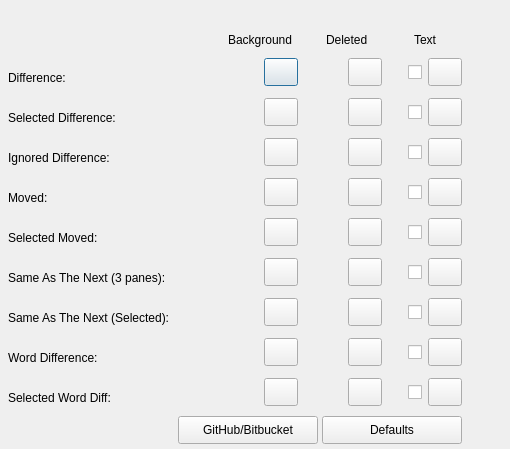
<?xml version="1.0" encoding="UTF-8"?>
<ui version="4.0">
 <class>QPropMergeColors</class>
 <widget class="QDialog" name="QPropMergeColors">
  <property name="geometry">
   <rect>
    <x>0</x>
    <y>0</y>
    <width>510</width>
    <height>449</height>
   </rect>
  </property>
  <property name="windowTitle">
   <string>Colors</string>
  </property>
  <widget class="QLabel" name="IDC_STATIC_BACKGROUND">
   <property name="geometry">
    <rect>
     <x>228</x>
     <y>30</y>
     <width>100</width>
     <height>20</height>
    </rect>
   </property>
   <property name="inputMethodHints">
    <set>Qt::ImhMultiLine</set>
   </property>
   <property name="text">
    <string>Background</string>
   </property>
   <property name="wordWrap">
    <bool>true</bool>
   </property>
  </widget>
  <widget class="QLabel" name="IDC_STATIC_DELETED">
   <property name="geometry">
    <rect>
     <x>326</x>
     <y>30</y>
     <width>76</width>
     <height>20</height>
    </rect>
   </property>
   <property name="inputMethodHints">
    <set>Qt::ImhMultiLine</set>
   </property>
   <property name="text">
    <string>Deleted</string>
   </property>
   <property name="wordWrap">
    <bool>true</bool>
   </property>
  </widget>
  <widget class="QLabel" name="IDC_STATIC_TEXT">
   <property name="geometry">
    <rect>
     <x>414</x>
     <y>30</y>
     <width>58</width>
     <height>20</height>
    </rect>
   </property>
   <property name="inputMethodHints">
    <set>Qt::ImhMultiLine</set>
   </property>
   <property name="text">
    <string>Text</string>
   </property>
   <property name="wordWrap">
    <bool>true</bool>
   </property>
  </widget>
  <widget class="QLabel" name="IDC_STATIC_DIFF">
   <property name="geometry">
    <rect>
     <x>8</x>
     <y>58</y>
     <width>224</width>
     <height>40</height>
    </rect>
   </property>
   <property name="inputMethodHints">
    <set>Qt::ImhMultiLine</set>
   </property>
   <property name="text">
    <string>Difference:</string>
   </property>
   <property name="wordWrap">
    <bool>true</bool>
   </property>
  </widget>
  <widget class="QPushButton" name="IDC_DIFFERENCE_COLOR">
   <property name="geometry">
    <rect>
     <x>264</x>
     <y>58</y>
     <width>34</width>
     <height>28</height>
    </rect>
   </property>
  </widget>
  <widget class="QPushButton" name="IDC_DIFFERENCE_DELETED_COLOR">
   <property name="geometry">
    <rect>
     <x>348</x>
     <y>58</y>
     <width>34</width>
     <height>28</height>
    </rect>
   </property>
  </widget>
  <widget class="QCheckBox" name="IDC_DIFFERENCE_USE_TEXT_COLOR">
   <property name="geometry">
    <rect>
     <x>408</x>
     <y>58</y>
     <width>20</width>
     <height>28</height>
    </rect>
   </property>
  </widget>
  <widget class="QPushButton" name="IDC_DIFFERENCE_TEXT_COLOR">
   <property name="geometry">
    <rect>
     <x>428</x>
     <y>58</y>
     <width>34</width>
     <height>28</height>
    </rect>
   </property>
  </widget>
  <widget class="QLabel" name="IDC_STATIC_SEL_DIFF">
   <property name="geometry">
    <rect>
     <x>8</x>
     <y>98</y>
     <width>224</width>
     <height>40</height>
    </rect>
   </property>
   <property name="inputMethodHints">
    <set>Qt::ImhMultiLine</set>
   </property>
   <property name="text">
    <string>Selected Difference:</string>
   </property>
   <property name="wordWrap">
    <bool>true</bool>
   </property>
  </widget>
  <widget class="QPushButton" name="IDC_SEL_DIFFERENCE_COLOR">
   <property name="geometry">
    <rect>
     <x>264</x>
     <y>98</y>
     <width>34</width>
     <height>28</height>
    </rect>
   </property>
  </widget>
  <widget class="QPushButton" name="IDC_SEL_DIFFERENCE_DELETED_COLOR">
   <property name="geometry">
    <rect>
     <x>348</x>
     <y>98</y>
     <width>34</width>
     <height>28</height>
    </rect>
   </property>
  </widget>
  <widget class="QCheckBox" name="IDC_SEL_DIFFERENCE_USE_TEXT_COLOR">
   <property name="geometry">
    <rect>
     <x>408</x>
     <y>98</y>
     <width>20</width>
     <height>28</height>
    </rect>
   </property>
  </widget>
  <widget class="QPushButton" name="IDC_SEL_DIFFERENCE_TEXT_COLOR">
   <property name="geometry">
    <rect>
     <x>428</x>
     <y>98</y>
     <width>34</width>
     <height>28</height>
    </rect>
   </property>
  </widget>
  <widget class="QLabel" name="IDC_STATIC_IGNORED_DIFF">
   <property name="geometry">
    <rect>
     <x>8</x>
     <y>138</y>
     <width>224</width>
     <height>40</height>
    </rect>
   </property>
   <property name="inputMethodHints">
    <set>Qt::ImhMultiLine</set>
   </property>
   <property name="text">
    <string>Ignored Difference:</string>
   </property>
   <property name="wordWrap">
    <bool>true</bool>
   </property>
  </widget>
  <widget class="QPushButton" name="IDC_TRIVIAL_DIFF_COLOR">
   <property name="geometry">
    <rect>
     <x>264</x>
     <y>138</y>
     <width>34</width>
     <height>28</height>
    </rect>
   </property>
  </widget>
  <widget class="QPushButton" name="IDC_TRIVIAL_DIFF_DELETED_COLOR">
   <property name="geometry">
    <rect>
     <x>348</x>
     <y>138</y>
     <width>34</width>
     <height>28</height>
    </rect>
   </property>
  </widget>
  <widget class="QCheckBox" name="IDC_TRIVIAL_DIFF_USE_TEXT_COLOR">
   <property name="geometry">
    <rect>
     <x>408</x>
     <y>138</y>
     <width>20</width>
     <height>28</height>
    </rect>
   </property>
  </widget>
  <widget class="QPushButton" name="IDC_TRIVIAL_DIFF_TEXT_COLOR">
   <property name="geometry">
    <rect>
     <x>428</x>
     <y>138</y>
     <width>34</width>
     <height>28</height>
    </rect>
   </property>
  </widget>
  <widget class="QLabel" name="IDC_STATIC_MOVED">
   <property name="geometry">
    <rect>
     <x>8</x>
     <y>178</y>
     <width>224</width>
     <height>40</height>
    </rect>
   </property>
   <property name="inputMethodHints">
    <set>Qt::ImhMultiLine</set>
   </property>
   <property name="text">
    <string>Moved:</string>
   </property>
   <property name="wordWrap">
    <bool>true</bool>
   </property>
  </widget>
  <widget class="QPushButton" name="IDC_MOVEDBLOCK_COLOR">
   <property name="geometry">
    <rect>
     <x>264</x>
     <y>178</y>
     <width>34</width>
     <height>28</height>
    </rect>
   </property>
  </widget>
  <widget class="QPushButton" name="IDC_MOVEDBLOCK_DELETED_COLOR">
   <property name="geometry">
    <rect>
     <x>348</x>
     <y>178</y>
     <width>34</width>
     <height>28</height>
    </rect>
   </property>
  </widget>
  <widget class="QCheckBox" name="IDC_MOVEDBLOCK_USE_TEXT_COLOR">
   <property name="geometry">
    <rect>
     <x>408</x>
     <y>178</y>
     <width>20</width>
     <height>28</height>
    </rect>
   </property>
  </widget>
  <widget class="QPushButton" name="IDC_MOVEDBLOCK_TEXT_COLOR">
   <property name="geometry">
    <rect>
     <x>428</x>
     <y>178</y>
     <width>34</width>
     <height>28</height>
    </rect>
   </property>
  </widget>
  <widget class="QLabel" name="IDC_STATIC_ELECTED_MOVE">
   <property name="geometry">
    <rect>
     <x>8</x>
     <y>218</y>
     <width>224</width>
     <height>40</height>
    </rect>
   </property>
   <property name="inputMethodHints">
    <set>Qt::ImhMultiLine</set>
   </property>
   <property name="text">
    <string>Selected Moved:</string>
   </property>
   <property name="wordWrap">
    <bool>true</bool>
   </property>
  </widget>
  <widget class="QPushButton" name="IDC_SEL_MOVEDBLOCK_COLOR">
   <property name="geometry">
    <rect>
     <x>264</x>
     <y>218</y>
     <width>34</width>
     <height>28</height>
    </rect>
   </property>
  </widget>
  <widget class="QPushButton" name="IDC_SEL_MOVEDBLOCK_DELETED_COLOR">
   <property name="geometry">
    <rect>
     <x>348</x>
     <y>218</y>
     <width>34</width>
     <height>28</height>
    </rect>
   </property>
  </widget>
  <widget class="QCheckBox" name="IDC_SEL_MOVEDBLOCK_USE_TEXT_COLOR">
   <property name="geometry">
    <rect>
     <x>408</x>
     <y>218</y>
     <width>20</width>
     <height>28</height>
    </rect>
   </property>
  </widget>
  <widget class="QPushButton" name="IDC_SEL_MOVEDBLOCK_TEXT_COLOR">
   <property name="geometry">
    <rect>
     <x>428</x>
     <y>218</y>
     <width>34</width>
     <height>28</height>
    </rect>
   </property>
  </widget>
  <widget class="QLabel" name="IDC_STATIC_SAME_3PAN">
   <property name="geometry">
    <rect>
     <x>8</x>
     <y>258</y>
     <width>224</width>
     <height>40</height>
    </rect>
   </property>
   <property name="inputMethodHints">
    <set>Qt::ImhMultiLine</set>
   </property>
   <property name="text">
    <string>Same As The Next (3 panes):</string>
   </property>
   <property name="wordWrap">
    <bool>true</bool>
   </property>
  </widget>
  <widget class="QPushButton" name="IDC_SNP_COLOR">
   <property name="geometry">
    <rect>
     <x>264</x>
     <y>258</y>
     <width>34</width>
     <height>28</height>
    </rect>
   </property>
  </widget>
  <widget class="QPushButton" name="IDC_SNP_DELETED_COLOR">
   <property name="geometry">
    <rect>
     <x>348</x>
     <y>258</y>
     <width>34</width>
     <height>28</height>
    </rect>
   </property>
  </widget>
  <widget class="QCheckBox" name="IDC_SNP_USE_TEXT_COLOR">
   <property name="geometry">
    <rect>
     <x>408</x>
     <y>258</y>
     <width>20</width>
     <height>28</height>
    </rect>
   </property>
  </widget>
  <widget class="QPushButton" name="IDC_SNP_TEXT_COLOR">
   <property name="geometry">
    <rect>
     <x>428</x>
     <y>258</y>
     <width>34</width>
     <height>28</height>
    </rect>
   </property>
  </widget>
  <widget class="QLabel" name="IDC_STATIC_SAME_NEXT">
   <property name="geometry">
    <rect>
     <x>8</x>
     <y>298</y>
     <width>224</width>
     <height>40</height>
    </rect>
   </property>
   <property name="inputMethodHints">
    <set>Qt::ImhMultiLine</set>
   </property>
   <property name="text">
    <string>Same As The Next (Selected):</string>
   </property>
   <property name="wordWrap">
    <bool>true</bool>
   </property>
  </widget>
  <widget class="QPushButton" name="IDC_SEL_SNP_COLOR">
   <property name="geometry">
    <rect>
     <x>264</x>
     <y>298</y>
     <width>34</width>
     <height>28</height>
    </rect>
   </property>
  </widget>
  <widget class="QPushButton" name="IDC_SEL_SNP_DELETED_COLOR">
   <property name="geometry">
    <rect>
     <x>348</x>
     <y>298</y>
     <width>34</width>
     <height>28</height>
    </rect>
   </property>
  </widget>
  <widget class="QCheckBox" name="IDC_SEL_SNP_USE_TEXT_COLOR">
   <property name="geometry">
    <rect>
     <x>408</x>
     <y>298</y>
     <width>20</width>
     <height>28</height>
    </rect>
   </property>
  </widget>
  <widget class="QPushButton" name="IDC_SEL_SNP_TEXT_COLOR">
   <property name="geometry">
    <rect>
     <x>428</x>
     <y>298</y>
     <width>34</width>
     <height>28</height>
    </rect>
   </property>
  </widget>
  <widget class="QLabel" name="IDC_STATIC_WORD_DIFF">
   <property name="geometry">
    <rect>
     <x>8</x>
     <y>338</y>
     <width>224</width>
     <height>40</height>
    </rect>
   </property>
   <property name="inputMethodHints">
    <set>Qt::ImhMultiLine</set>
   </property>
   <property name="text">
    <string>Word Difference:</string>
   </property>
   <property name="wordWrap">
    <bool>true</bool>
   </property>
  </widget>
  <widget class="QPushButton" name="IDC_WORDDIFF_COLOR">
   <property name="geometry">
    <rect>
     <x>264</x>
     <y>338</y>
     <width>34</width>
     <height>28</height>
    </rect>
   </property>
  </widget>
  <widget class="QPushButton" name="IDC_WORDDIFF_DELETED_COLOR">
   <property name="geometry">
    <rect>
     <x>348</x>
     <y>338</y>
     <width>34</width>
     <height>28</height>
    </rect>
   </property>
  </widget>
  <widget class="QCheckBox" name="IDC_WORDDIFF_USE_TEXT_COLOR">
   <property name="geometry">
    <rect>
     <x>408</x>
     <y>338</y>
     <width>20</width>
     <height>28</height>
    </rect>
   </property>
  </widget>
  <widget class="QPushButton" name="IDC_WORDDIFF_TEXT_COLOR">
   <property name="geometry">
    <rect>
     <x>428</x>
     <y>338</y>
     <width>34</width>
     <height>28</height>
    </rect>
   </property>
  </widget>
  <widget class="QLabel" name="IDC_STATIC_SEL_WORD_DIFF">
   <property name="geometry">
    <rect>
     <x>8</x>
     <y>378</y>
     <width>224</width>
     <height>40</height>
    </rect>
   </property>
   <property name="inputMethodHints">
    <set>Qt::ImhMultiLine</set>
   </property>
   <property name="text">
    <string>Selected Word Diff:</string>
   </property>
   <property name="wordWrap">
    <bool>true</bool>
   </property>
  </widget>
  <widget class="QPushButton" name="IDC_SEL_WORDDIFF_COLOR">
   <property name="geometry">
    <rect>
     <x>264</x>
     <y>378</y>
     <width>34</width>
     <height>28</height>
    </rect>
   </property>
  </widget>
  <widget class="QPushButton" name="IDC_SEL_WORDDIFF_DELETED_COLOR">
   <property name="geometry">
    <rect>
     <x>348</x>
     <y>378</y>
     <width>34</width>
     <height>28</height>
    </rect>
   </property>
  </widget>
  <widget class="QCheckBox" name="IDC_SEL_WORDDIFF_USE_TEXT_COLOR">
   <property name="geometry">
    <rect>
     <x>408</x>
     <y>378</y>
     <width>20</width>
     <height>28</height>
    </rect>
   </property>
  </widget>
  <widget class="QPushButton" name="IDC_SEL_WORDDIFF_TEXT_COLOR">
   <property name="geometry">
    <rect>
     <x>428</x>
     <y>378</y>
     <width>34</width>
     <height>28</height>
    </rect>
   </property>
  </widget>
  <widget class="QPushButton" name="IDC_COLORSCHEME_GITHUBBITBUCKET">
   <property name="geometry">
    <rect>
     <x>178</x>
     <y>416</y>
     <width>140</width>
     <height>28</height>
    </rect>
   </property>
   <property name="text">
    <string>GitHub/Bitbucket</string>
   </property>
  </widget>
  <widget class="QPushButton" name="IDC_COLORDEFAULTS_BTN">
   <property name="geometry">
    <rect>
     <x>322</x>
     <y>416</y>
     <width>140</width>
     <height>28</height>
    </rect>
   </property>
   <property name="text">
    <string>Defaults</string>
   </property>
  </widget>
 </widget>
 <resources/>
 <connections/>
</ui>
